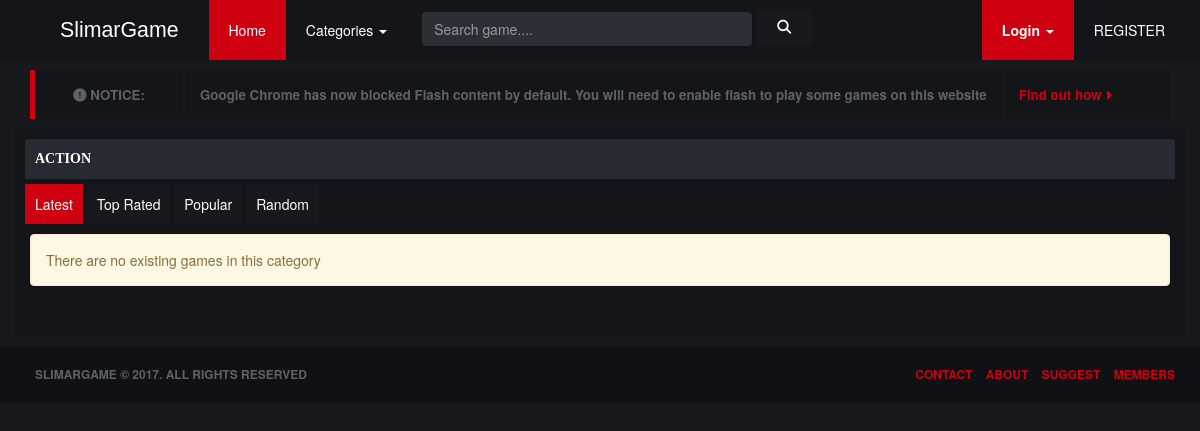
The app's page /cat.php?c=Action with its own data.
### tables this page shows
CREATE TABLE `site_settings` (
  `url` varchar(225) NOT NULL,
  `title` varchar(200) NOT NULL,
  `about` longtext NOT NULL,
  `template` varchar(225) NOT NULL,
  `logourl` varchar(225) NOT NULL,
  `footer` varchar(200) NOT NULL,
  `postingcalled` varchar(225) NOT NULL,
  `offline` varchar(25) NOT NULL,
  `registeration` int(11) NOT NULL,
  `loginurl` text NOT NULL,
  `captcha` varchar(225) NOT NULL,
  `captcha_reg` int(11) NOT NULL,
  `verify` int(11) NOT NULL,
  `email` varchar(225) NOT NULL,
  `email_template` int(11) NOT NULL,
  `emailserver` varchar(225) NOT NULL,
  `referral` int(11) NOT NULL,
  `defaultpic` text NOT NULL,
  `welcome_title` text NOT NULL,
  `welcome_message` text NOT NULL,
  `ads_enabled` int(11) NOT NULL,
  `ad_1` longtext NOT NULL,
  `ad_2` longtext NOT NULL,
  `direct_game` int(11) NOT NULL
);

CREATE TABLE `site_notifications` (
  `id` int(11) NOT NULL,
  `type` varchar(225) NOT NULL,
  `text` varchar(225) NOT NULL,
  `button_link` varchar(225) NOT NULL,
  `button_text` varchar(225) NOT NULL,
  `enabled` int(11) NOT NULL DEFAULT '1',
  `min_rank` int(11) NOT NULL
);

CREATE TABLE `games_categories` (
  `id` int(11) NOT NULL,
  `title` varchar(225) NOT NULL,
  `status` int(11) NOT NULL,
  `min_group` int(11) NOT NULL DEFAULT '1'
);

### inc/config.php (called while the page is built, shortened)
<?php
if (isset($admin) && $admin == true) {
    if (file_exists("../inc/details.php")) {
        $installed = 1;
    } else {
        $installed = 0;
    }
} else {
    if (file_exists("inc/details.php")) {
        $installed = 1;
    } else {
        $installed = 0;
    }
}
if ($installed == 1) {
    require "details.php";
    try {
        $dbh = new PDO("mysql:host=$hostname;dbname=$database", $username, $password);
    } catch (PDOException $e) {
        echo '<h2>This website can not connect to the database</h2><br><br>';
        exit;
    }
    $sql = "SELECT * FROM site_settings";
    foreach ($dbh->query($sql) as $i) {
        include "class_functions.php";
    }
} else {
    header("Location: install/");
}

### cat.php (the view, shortened to what this page needs)
<?php
require "inc/config.php";
$pagename = "home";
$sort = $_GET['s'];
$cat = $_GET['c'];
?>
<!DOCTYPE html>
<html>
    <head>
    <?php require 'inc/themes/user/head.php' ?>
    </head>
    <body class="home" id="page">
    <?php require 'inc/themes/user/header.php'  ?>
        <div class="container">
            <div class="row">
              <div class="col-md-12 contentbg" style="padding:10px;">
                <div class="contentcontainer">
        <?php
        $stmt = $dbh->prepare("SELECT * FROM games_categories WHERE `title` = :category_id");
        $stmt->bindValue(':category_id', $cat);
        $stmt->execute();
        $category = $stmt->fetch();
        ?>
                 <div class="container-header blue-header"><?php echo $category['title']; ?></div>
                    <div style="margin-bottom:10px">
                        <a href="cat.php?c=<?php echo $category['title']; ?>" <?php if(empty($sort)) { ?>class="btn btn-primary"<?php
                       }else{ ?> <?php
} ?>class="btn btn-default">Latest</a>
                        <a href="cat.php?c=<?php echo $category['title']; ?>&s=rated" <?php if($sort == "rated") { ?>class="btn btn-primary"<?php
                       }else{ ?> <?php
} ?>class="btn btn-default">Top Rated</a>
                        <a href="cat.php?c=<?php echo $category['title']; ?>&s=popular" <?php if($sort == "popular") { ?>class="btn btn-primary"<?php
                       }else{ ?> <?php
} ?>class="btn btn-default">Popular</a>
                        <a href="cat.php?c=<?php echo $category['title']; ?>&s=random" <?php if($sort == "random") { ?>class="btn btn-primary"<?php
                       }else{ ?> <?php
} ?>class="btn btn-default">Random</a>
                    </div>
                    <div class="row">
        <?php
        $count = 0;
            ?>
            <?php
        if($count == 0) {
            ?>
                        <div class="row"><div class="container">
                            <div class="alert alert-warning" role="alert">There are no existing games in this category</div>
                        </div></div>
            <?php
        }
        ?>
                    </div>
                </div>
              </div>
            </div>
        </div>
    <?php require "inc/themes/user/footer.php"  ?>
    </body>
</html>

### inc/themes/user/header.php (shortened to what this page needs)
	<nav class="navbar navbar-default navbar-fixed-top">
  <div class="container">
    <div class="navbar-header">
      <a href="index.php" class="nodecoration" ><div class="logo"><?php echo $i['title'];?></div></a>
    </div>
    <div class="collapse navbar-collapse" id="bs-example-navbar-collapse-1">
      <ul class="nav navbar-nav">
        <li <?php if($pagename == "home"){ echo 'class="active"'; }?>><a href="index.php">Home </a></li>
		<li class="dropdown" class="dark">
          <a href="#" class="dropdown-toggle dark" data-toggle="dropdown" role="button" aria-haspopup="true" aria-expanded="false">Categories <span class="caret"></span></a>
        </li>
      </ul>
	  <form method="post" action="search.php?go" class="navbar-form navbar-left hidden-xs">
        <div class="form-group">
			<input type="text" name="search-text" class="form-control" autocomplete="off" spellcheck="false" placeholder="Search game....">
        </div>
        <button type="button" name="search-button" class="form-submit btn btn-search-nav"><i class="fa fa-search" aria-hidden="true"></i></button>
      </form>
      <ul class="nav navbar-nav navbar-right">
<?php
$user = $in['username'];
if(!$user){
?>
        <li class="dropdown">
          <a href="#" class="light" class="dropdown-toggle" data-toggle="dropdown"><b>Login</b> <span class="caret"></span></a>
        </li>
        <li><a href="signup.php">REGISTER</a></li>
		</ul>
<?php } ?>
    </div>
  </div>
</nav>
<div class="container">
		<?php
		$sql = "SELECT * FROM site_notifications WHERE enabled = '1' ORDER BY id";
		$stm = $dbh->prepare($sql);
		$stm->execute();
		$notification = $stm->fetchAll();
		foreach ($notification as $n) {
		?>
		<div class="notification-box border-left-red">
			<div class="notification-left">
				<i class="fa fa-exclamation-circle" aria-hidden="true"></i>
				<?php if($n['type'] == "notice"){ echo 'NOTICE:';} ?>
			</div>
			<div class="notification-middle">
				<?php echo $n['text']; ?>
			</div>
			<div class="notification-right">
				<a href="<?php echo $n['button_link']; ?>"><?php echo $n['button_text']; ?> <i class="fa fa-caret-right" aria-hidden="true"></i></a>
			</div>
		</div>
		<?php } ?>
</div>

### inc/themes/user/footer.php (shortened to what this page needs)
<div class="footer">
	<div class="container">
		<div style="float:left;"><?php echo $i['title'];?> &copy; 2017. All rights reserved</div>
		<div class="footer_right">
			<a href="contact.php">Contact</a>
			<a href="about.php">About</a>
			<a href="suggest.php">Suggest</a>
			<a href="members.php">Members</a>
		</div>
	</div>
</div>

### files/css/theme_dark.css (style rules this page uses)
body { background-color: #17191d; }
a { background-color: transparent; transition: color 0.3s ease; color:#cf000f!important; }
.logo { color:white; }
.navbar-default { background:#131519!important; color:white!important; margin-bottom:50px!important; border:0!important; }
.navbar-default .navbar-nav a { color:white!important; }
.navbar-right .light { background:#CF000F; }
.navbar-default .navbar-nav>.active>a, .navbar-default .navbar-nav>.active>a:focus, .navbar-default .navbar-nav>.active>a:hover { background:#CF000F!important; }
.notification-box { background:#131519; color:white; }
.notification-left { color:#5d626a; border-right:2px solid #17191d; }
.notification-middle { color:#5d626a; border-right:2px solid #17191d; }
.notification-right { color:#5d626a; }
.notification-right a { color:#cf000f; }
.btn-primary { background:#cf000f!important; border:0; padding:10px; color:white!important; }
.btn-default { background:#17191d!important; border:0; padding:10px; color:white!important; }
.navbar-form input { background:#2b2f36!important; }
input { border:solid 0px black!important; background:#2b2f36!important; color:#9c9fa4!important; }
.btn.btn-search-nav { background: #17191d; color: #ffffff; }
.contentbg { background:#131519; }
.footer { background:#0f1115; color:#5d626a; }
.footer a { color:#5d626a; }

### files/css/main.css (style rules this page uses)
html { font-family: sans-serif; -ms-text-size-adjust: 100%; -webkit-text-size-adjust: 100%; }
body { margin: 0; -webkit-animation: fadein 0.5s; -moz-animation: fadein 0.5s; -ms-animation: fadein 1s; -o-animation: fadein 1s; animation: fadein 0.5s; padding-top: 70px; }
article, aside, details, figcaption, figure, footer, header, hgroup, main, menu, nav, section, summary { display: block; }
b, strong { font-weight: bold; }
button, input, optgroup, select, textarea { color: inherit; font: inherit; margin: 0; }
button { overflow: visible; text-transform: none; }
button, html input[type="button"] { -webkit-appearance: button; cursor: pointer; }
input { line-height: normal; }
.logo { padding:15px 30px; font-family: "Raleway", sans-serif; font-size:16pt; }
.navbar-fixed-top { margin-bottom:50px; }
.navbar-default { margin-bottom:50px!important; }
.navbar-default .navbar-nav a { padding:20px; }
.navbar-left .form-control { border:0px; color:#949090; margin-top:4px }
.navbar-left .form-group input[type=text] { width:330px!important; }
.btn.btn-search-nav { line-height: 30px; border-radius: 3px; height: 35px; font-family: "Raleway", sans-serif; font-weight: 500; font-size: 14px; letter-spacing: 0.04em; text-transform: uppercase; padding: 0 20px; border-radius:4px; }
.contentcontainer { color:#615c5c; margin-bottom:20px; }
.container-header { padding:10px; text-transform: uppercase; font-family:calibri; font-weight:bold; margin-bottom:5px; border-top-left-radius:2px; border-top-right-radius:2px; }
.blue-header { background:#262a32; color:white; }
.notification-box { padding:0px;display: flex; margin-bottom:10px; }
.notification-left { float:left; font-size:10pt;font-weight:bold;padding:15px;width:150px;text-align:center }
.notification-middle { float:left;font-size:10pt;font-weight:bold;padding:15px;text-align:center }
.notification-right { float:right;font-size:10pt;font-weight:bold; padding:15px;text-align:right; }
.border-left-red { border-left:#cf000f 5px solid; }
.footer { margin-top:10px; font-size:9pt; font-weight:bold; padding:20px; text-transform:uppercase; }
.footer_right { float:right; }
.footer_right a { margin-left:10px; }
.btn { -webkit-transition: all 225ms ease-in-out; transition: all 225ms ease-in-out; text-overflow: ellipsis; vertical-align: middle; display: inline-block; white-space: nowrap; overflow: hidden; }
.square, .btn { border-radius: 0px!important; }

### records on screen
site_settings: title "SlimarGame", title "SLIMARGAME"
site_notifications: shows "NOTICE:", text "Google Chrome has now blocked Flash content by default. You will need to enable flash to play some games on this website", button_text "Find out how"
games_categories: title "ACTION"
